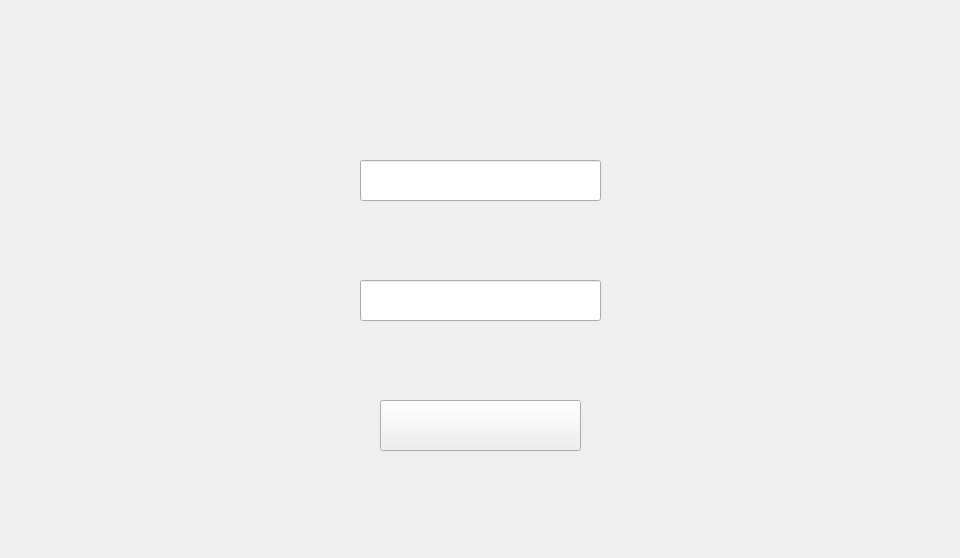
<?xml version="1.0" encoding="UTF-8"?>
<ui version="4.0">
 <class>Login</class>
 <widget class="QWidget" name="Login">
  <property name="geometry">
   <rect>
    <x>0</x>
    <y>0</y>
    <width>960</width>
    <height>558</height>
   </rect>
  </property>
  <property name="windowTitle">
   <string>Form</string>
  </property>
  <widget class="QLineEdit" name="user">
   <property name="geometry">
    <rect>
     <x>360</x>
     <y>160</y>
     <width>241</width>
     <height>41</height>
    </rect>
   </property>
  </widget>
  <widget class="QLineEdit" name="password">
   <property name="geometry">
    <rect>
     <x>360</x>
     <y>280</y>
     <width>241</width>
     <height>41</height>
    </rect>
   </property>
  </widget>
  <widget class="QPushButton" name="login_button">
   <property name="geometry">
    <rect>
     <x>380</x>
     <y>400</y>
     <width>201</width>
     <height>51</height>
    </rect>
   </property>
   <property name="styleSheet">
    <string notr="true"/>
   </property>
   <property name="text">
    <string/>
   </property>
  </widget>
 </widget>
 <resources/>
 <connections/>
</ui>
